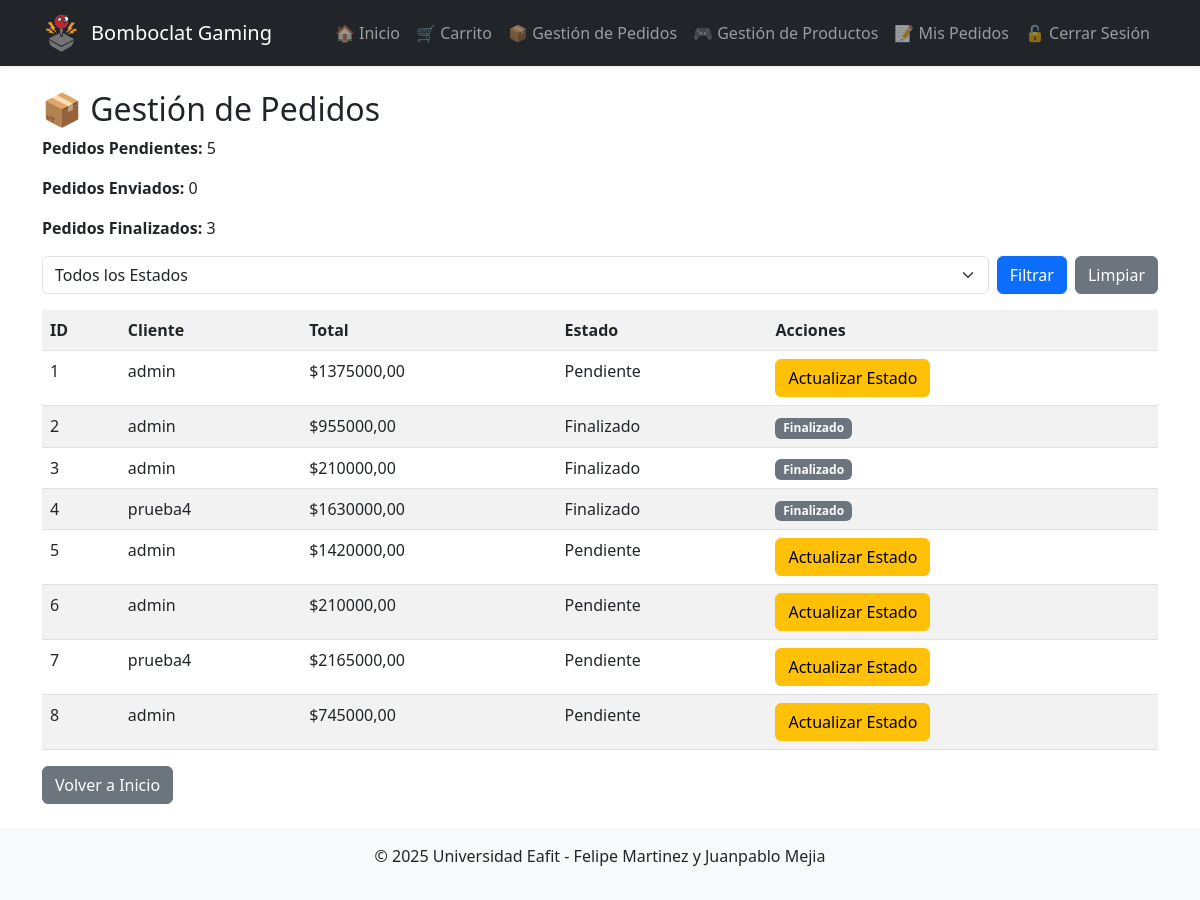
The app's page /admin-core/pedidos/ (signed in), older data.
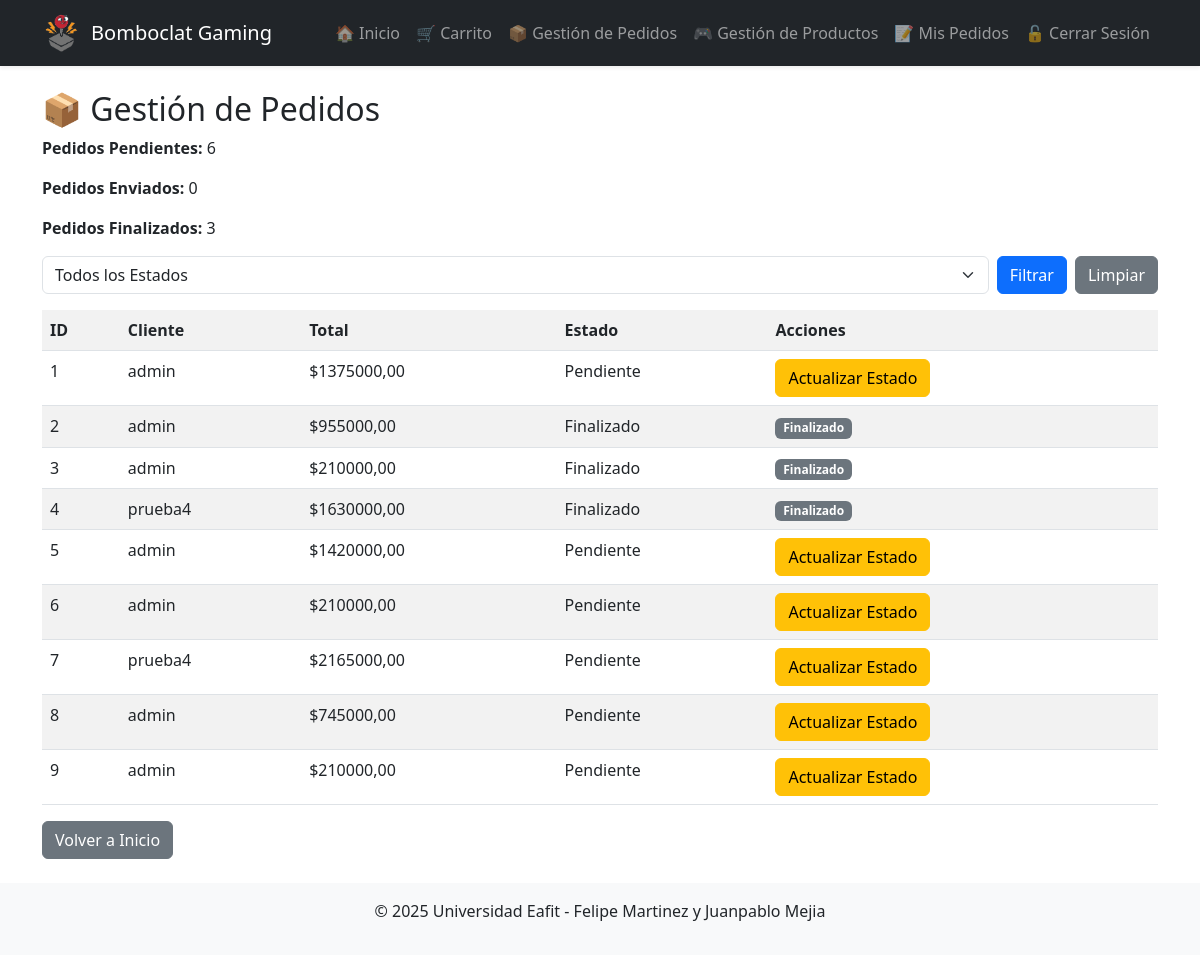
The same page, newer data.
### core/models.py (models this page shows, shortened)
class Pedido(models.Model):
    usuario = models.ForeignKey('auth.User', on_delete=models.CASCADE)
    fecha = models.DateTimeField(auto_now_add=True)
    total = models.DecimalField(max_digits=10, decimal_places=2, default=0)
    ESTADOS = [
        ('Pendiente', 'Pendiente'),
        ('Enviado', 'Enviado'),
        ('Cancelado', 'Cancelado'),
    ]
    estado = models.CharField(max_length=10, choices=ESTADOS, default='Pendiente')

### core/views.py (the view)
# urls.py: path('admin-core/pedidos/', views.admin_pedidos, name='admin_pedidos'),
@staff_member_required
def admin_pedidos(request):
    estado_filtro = request.GET.get('estado')
    if estado_filtro:
        pedidos = Pedido.objects.filter(estado=estado_filtro)
    else:
        pedidos = Pedido.objects.all()
    pendientes = Pedido.objects.filter(estado='Pendiente').count()
    enviados = Pedido.objects.filter(estado='Enviado').count()
    finalizados = Pedido.objects.filter(estado='Finalizado').count()
    return render(request, 'admin_core/admin_pedidos.html', {
        'pedidos': pedidos,
        'pendientes': pendientes,
        'enviados': enviados,
        'finalizados': finalizados,
        'estado_filtro': estado_filtro  # Mantener el filtro seleccionado
    })

### core/templates/admin_core/admin_pedidos.html (shortened to what this page needs)
{% extends "base.html" %}
{% block content %}
<h2>📦 Gestión de Pedidos</h2>
<div class="mb-3">
    <p><strong>Pedidos Pendientes:</strong> {{ pendientes }}</p>
    <p><strong>Pedidos Enviados:</strong> {{ enviados }}</p>
    <p><strong>Pedidos Finalizados:</strong> {{ finalizados }}</p>
</div>
<form method="get" class="mb-3 d-flex gap-2">
    <select name="estado" class="form-select">
        <option value="">Todos los Estados</option>
    </select>
    <button type="submit" class="btn btn-primary">Filtrar</button>
    <a href="{% url 'admin_pedidos' %}" class="btn btn-secondary">Limpiar</a>
</form>
<table class="table table-striped">
    <tr>
        <th>ID</th>
        <th>Cliente</th>
        <th>Total</th>
        <th>Estado</th>
        <th>Acciones</th>
    </tr>
    {% for pedido in pedidos %}
    <tr>
        <td>{{ pedido.id }}</td>
        <td>{{ pedido.usuario.username }}</td>
        <td>${{ pedido.total }}</td>
        <td>{{ pedido.estado }}</td>
        <td>
            {% if pedido.estado != 'Finalizado' %}
            <a href="{% url 'actualizar_estado' pedido.id %}" class="btn btn-warning">Actualizar Estado</a>
            {% else %}
            <span class="badge bg-secondary">Finalizado</span>
            {% endif %}
        </td>
    </tr>
    {% empty %}
    <tr><td colspan="5">No hay pedidos para mostrar.</td></tr>
    {% endfor %}
</table>
<a href="{% url 'home' %}" class="btn btn-secondary">Volver a Inicio</a>
{% endblock %}

Row changes from the older to the newer data that the page shows:
added Pedido: id "9", usuario.username "admin", total "210000,00", estado "Pendiente", shows "Actualizar Estado"
Text that changed along with them:
{{ pendientes }}: "5" → "6"
